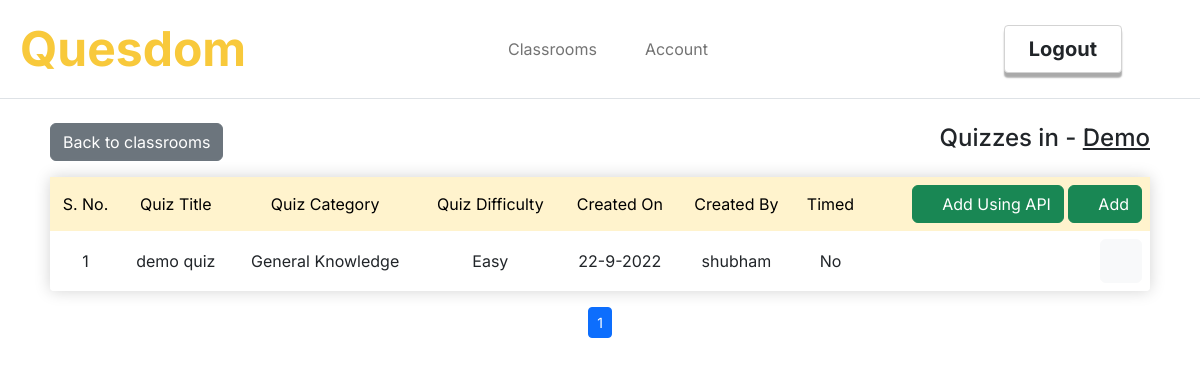
The page /teacher/indexquiz?class_id=1 (signed in) on the database its author committed.
### quesdom/models.py (models this page shows, shortened)
class Classrooms(db.Model):
    id = db.Column(db.Integer, primary_key = True)
    name = db.Column(db.String(40), nullable = False)
    tr_id = db.Column(db.Integer, db.ForeignKey('teachers.id'), nullable = False)

class Quizzes(db.Model):
    id = db.Column(db.Integer, primary_key = True)
    quiz_title = db.Column(db.String(30), nullable= False)
    quiz_description = db.Column(db.String(200), nullable=False)
    quiz_category = db.Column(db.String(20), nullable=False)
    quiz_difficulty = db.Column(db.String(10), nullable=False)
    timed = db.Column(db.Boolean, nullable = False)
    date_created = db.Column(db.DateTime, nullable=False, default=datetime.utcnow)
    author = db.Column(db.Integer, db.ForeignKey('users.id'), nullable=False)
    created_by = db.relationship('Users',backref='created_by',lazy=True,overlaps="quizzes,quizzes")
    questions = db.relationship('Questions',backref='contains',cascade="all, delete-orphan",lazy=True)
    class_id = db.Column(db.Integer, db.ForeignKey('classrooms.id'), nullable=True)

class Users(db.Model, UserMixin):
    id = db.Column(db.Integer, primary_key = True)
    username = db.Column(db.String(30), unique=True, nullable= False)
    email = db.Column(db.String(50), unique=True,nullable=False)
    password = db.Column(db.String(60), nullable=False)
    role = db.Column(db.String(20), nullable=False)
    answers = db.relationship('Answers',backref='answers',lazy=True)
    quizzes = db.relationship('Quizzes',backref='quizzes',lazy=True)
    tr_id = db.Column(db.Integer, db.ForeignKey('teachers.id'), nullable = True)
    stu_id = db.Column(db.Integer, db.ForeignKey('students.id'), nullable = True)

### quesdom/routes.py (the view)
@app.route('/teacher/indexquiz')
@login_required
def teacher_indexquiz():
    if not (current_user.role == 'Teacher'):
        flash('You are not authorized to access this page!',category='info')
        return redirect(url_for('home'))
    if not request.args.get('class_id'):
        flash('Please specify a classroom!','warning')
        return redirect(url_for('teacher_indexclassrooms'))
    if Quizzes.query.filter_by(author=current_user.id,class_id=request.args.get('class_id')).count() == 0:
        flash('No quizzes found, please add a quiz!','info')
    page = request.args.get('page',1,int)
    quizzes = Quizzes.query.filter_by(author=current_user.id,class_id=request.args.get('class_id')).paginate(per_page = 5,page=page)
    return render_template('teacher_indexquiz.html',title=Classrooms.query.get(request.args.get('class_id')).name,quizzes = quizzes, class_id = request.args.get('class_id'))

### quesdom/models.py (called while the page is built)
@login_manager.user_loader
def load_user(user_id):
    return Users.query.get(int(user_id))

### quesdom/templates/teacher_indexquiz.html (shortened to what this page needs)
{%extends "teacher_layout.html"%}
{%block content%}
<div class="row overflow-auto p-4 p-md-2">
    <div class="top-buttons my-3 d-flex align-items-center justify-content-between">
        <a class="btn btn-secondary" href="{{url_for('teacher_indexclassrooms')}}">Back to classrooms</a>
        <p class="h4 d-none d-md-block">Quizzes in - <span class="text-decoration-underline">{{title}}</span></p>
    </div>
    <div class="col" >
        <table class="table bg-opacity-50 table-borderless bg-white mytable text-center rounded-1 overflow-auto">
            <tr class="table-warning" valign="middle">
                <td>
                    S. No.
                </td>
                <td>
                    Quiz Title
                </td>
                <td>
                    Quiz Category
                </td>
                <td>
                    Quiz Difficulty
                </td>
                <td>
                    Created On
                </td>
                <td>
                    Created By
                </td>
                <td>
                    Timed
                </td>
                <td class="text-end">
                    <a class="btn btn-success" href="{{url_for('teacher_createquizfromapi',class_id = class_id)}}"><i class="bi bi-plus-circle"></i> Add Using API</a>
                    <a class="btn btn-success" href="{{url_for('teacher_createquiz',class_id = class_id)}}"><i class="bi bi-plus-circle"></i> Add</a>
                </td>
            </tr>
            {%for quiz in quizzes.items%}
                <tr valign="middle" >
                    <td>
                        {{loop.index+((quizzes.page-1)*quizzes.per_page)}}
                    </td>
                    <td>
                        {{quiz.quiz_title}}
                    </td>
                    <td>
                        {{quiz.quiz_category}}
                    </td>
                    <td>
                        {{quiz.quiz_difficulty}}
                    </td>
                    <td>
                        {{quiz.date_created.day}}-{{quiz.date_created.month}}-{{quiz.date_created.year}}
                    </td>
                    <td>
                        {{quiz.created_by.username}}
                    </td>
                    <td>
                        {% if quiz.timed %}
                        Yes
                        {% else %}
                        No
                        {% endif %}
                    </td>
                    <td class="text-nowrap text-end">
                        <a class="btn btn-link" href="{{url_for('teacher_deletequiz')}}" data-bs-quizid = {{quiz.id}} data-bs-toggle="modal" data-bs-target="#deleteModal"><i class="bi bi-trash3-fill fs-5 text-danger"></i></a>
                        <div class="dropstart d-inline">
                            <button class="dropdown-toggle-wo-arrow btn btn-light dropstart-toggle" type="button" data-bs-toggle="dropdown" aria-expanded="false">
                                <i class="fs-5 bi bi-three-dots"></i>
                            </button>
                        </div>
                    </td>
                </tr>
            {%endfor%}
        </table>
        <div class="page-links text-center">
            {% for page_num in quizzes.iter_pages() %}
            {% if page_num %}
                {% if quizzes.page == page_num %}
                    <a class="active btn btn-outline-primary btn-sm" href="{{url_for('teacher_indexquiz',page=page_num)}}">{{page_num}}</a>
                {% else %}
                    <a class="btn btn-outline-primary btn-sm" href="{{url_for('teacher_indexquiz',page=page_num)}}">{{page_num}}</a>
                {% endif %}
            {% else %}
                <span class="btn btn-outline-primary btn-sm">...</span>
            {% endif %}
        {% endfor %}
        </div>
    </div>
</div>
{%endblock%}

### quesdom/static/styles.css (style rules this page uses)
:root { --main-color: rgb(248,201,59); }
.mytable { box-shadow: 0 0 1rem 0 lightgrey; }

### rows shown on the page
Classrooms: name "Demo"
Quizzes: quiz_title "demo quiz", quiz_category "General Knowledge", quiz_difficulty "Easy", date_created.day "22", date_created.month "9", date_created.year "2022", created_by.username "shubham", timed "No"

### other values the page prints
{{ page_num }} "1"
